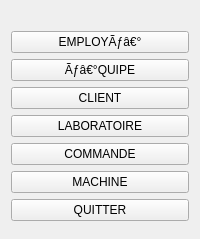
     <widget class="QFrame" name="navFrame">
      <property name="minimumWidth">
       <number>200</number>
      </property>
      <layout class="QVBoxLayout" name="navLayout">
       <item>
        <widget class="QLabel" name="logoLabel">
         <property name="alignment">
          <set>Qt::AlignCenter</set>
         </property>
         <property name="pixmap">
          <pixmap resource="resources.qrc">:/images/logo.png</pixmap>
         </property>
         <property name="scaledContents">
          <bool>true</bool>
         </property>
         <property name="maximumHeight">
          <number>100</number>
         </property>
        </widget>
       </item>
       <item>
        <widget class="QPushButton" name="btnEmploye">
         <property name="text">
          <string>EMPLOYÃƒâ€°</string>
         </property>
        </widget>
       </item>
       <item>
        <widget class="QPushButton" name="btnEquipe">
         <property name="text">
          <string>Ãƒâ€°QUIPE</string>
         </property>
        </widget>
       </item>
       <item>
        <widget class="QPushButton" name="btnClient">
         <property name="text">
          <string>CLIENT</string>
         </property>
        </widget>
       </item>
       <item>
        <widget class="QPushButton" name="btnLaboratoire">
         <property name="text">
          <string>LABORATOIRE</string>
         </property>
        </widget>
       </item>
       <item>
        <widget class="QPushButton" name="btnCommande">
         <property name="text">
          <string>COMMANDE</string>
         </property>
        </widget>
       </item>
       <item>
        <widget class="QPushButton" name="btnMachine">
         <property name="text">
          <string>MACHINE</string>
         </property>
        </widget>
       </item>
       <item>
        <widget class="QPushButton" name="btnQuit">
         <property name="text">
          <string>QUITTER</string>
         </property>
        </widget>
       </item>
       <item>
        <spacer name="verticalSpacer">
         <property name="orientation">
          <enum>Qt::Vertical</enum>
         </property>
        </spacer>
       </item>
      </layout>
     </widget>
